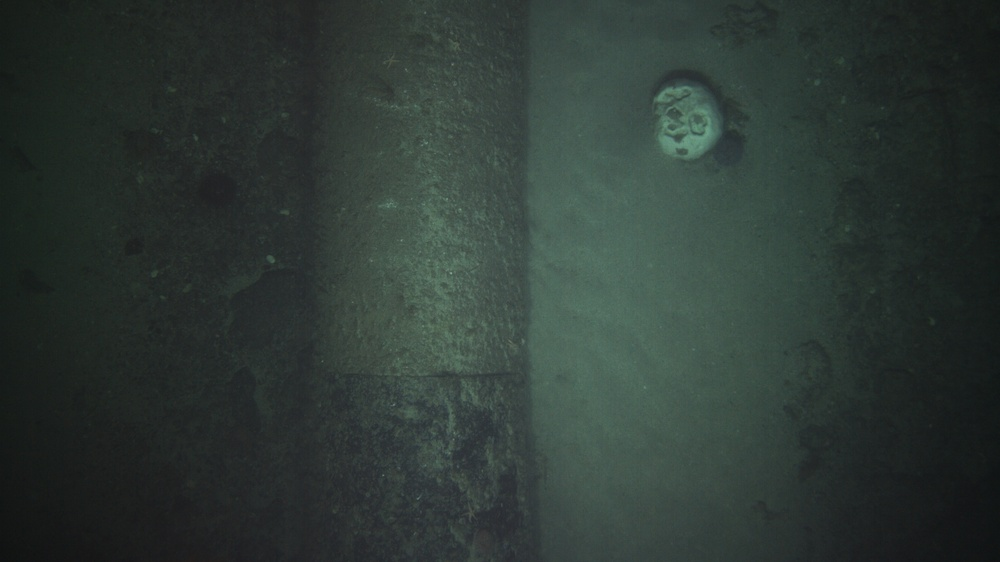
#> input picture ComputerVision/OpenCV/ImageStitching1.jpg, 1000 x 562 px, shrunk from 4096 x 2304 before the run
$ jupyter execute --allow-errors 'Image Stitching.ipynb'
#> lines starting #> are read from the running program, lines starting #| are printed output that depends on the picture; after the words box and inside, x2 and y2 are one past the last pixel; in counts of white or black regions, pixels touching at a corner belong together
Incomplete notes on stitching multiple images together using OpenCV. In this case we try pipeline inspection images (although the tested algorithm doesn't seem to work here).

References:
* https://www.pyimagesearch.com/2016/01/11/opencv-panorama-stitching/
* https://www.thesisscientist.com/docs/Others/e61da563-6879-47ff-9471-5c216aee7f0e
* https://people.cs.umass.edu/~elm/Teaching/Docs/Image%20Align%20Szel.pdf

[cell 1]
import numpy as np
import imutils
import cv2
from matplotlib import pyplot as plt

class Stitcher:
	def __init__(self):
		# determine if we are using OpenCV v3.X
		self.isv3 = imutils.is_cv3()

	def stitch(self, images, ratio=0.75, reprojThresh=4.0,
		showMatches=False):
		# unpack the images, then detect keypoints and extract
		# local invariant descriptors from them
		(imageB, imageA) = images
		(kpsA, featuresA) = self.detectAndDescribe(imageA)
		(kpsB, featuresB) = self.detectAndDescribe(imageB)

		# match features between the two images
		M = self.matchKeypoints(kpsA, kpsB,
			featuresA, featuresB, ratio, reprojThresh)

		# if the match is None, then there aren't enough matched
		# keypoints to create a panorama
		if M is None:
			return None

		# otherwise, apply a perspective warp to stitch the images
		# together
		(matches, H, status) = M
		result_width = imageA.shape[1] # imageA.shape[1] + imageB.shape[1]
		result_height = imageA.shape[0] + imageB.shape[0] #imageA.shape[0]
		result = cv2.warpPerspective(imageA, H,
			(result_width, result_height))
		result[0:imageB.shape[0], 0:imageB.shape[1]] = imageB

		# check to see if the keypoint matches should be visualized
		if showMatches:
			vis = self.drawMatches(imageA, imageB, kpsA, kpsB, matches,
				status)

			# return a tuple of the stitched image and the
			# visualization
			return (result, vis)

		# return the stitched image
		return result

	def detectAndDescribe(self, image):
		# convert the image to grayscale
		gray = cv2.cvtColor(image, cv2.COLOR_BGR2GRAY)

		# check to see if we are using OpenCV 3.X
		if self.isv3:
			# detect and extract features from the image
			descriptor = cv2.xfeatures2d.SIFT_create()
			(kps, features) = descriptor.detectAndCompute(image, None)

		# otherwise, we are using OpenCV 2.4.X
		else:
			# detect keypoints in the image
			detector = cv2.FeatureDetector_create("SIFT")
			kps = detector.detect(gray)

			# extract features from the image
			extractor = cv2.DescriptorExtractor_create("SIFT")
			(kps, features) = extractor.compute(gray, kps)

		# convert the keypoints from KeyPoint objects to NumPy
		# arrays
		kps = np.float32([kp.pt for kp in kps])

		# return a tuple of keypoints and features
		return (kps, features)

	def matchKeypoints(self, kpsA, kpsB, featuresA, featuresB,
		ratio, reprojThresh):
		# compute the raw matches and initialize the list of actual
		# matches
		matcher = cv2.DescriptorMatcher_create("BruteForce")
		rawMatches = matcher.knnMatch(featuresA, featuresB, 2)
		matches = []

		# loop over the raw matches
		for m in rawMatches:
			# ensure the distance is within a certain ratio of each
			# other (i.e. Lowe's ratio test)
			if len(m) == 2 and m[0].distance < m[1].distance * ratio:
				matches.append((m[0].trainIdx, m[0].queryIdx))

		# computing a homography requires at least 4 matches
		if len(matches) > 4:
			# construct the two sets of points
			ptsA = np.float32([kpsA[i] for (_, i) in matches])
			ptsB = np.float32([kpsB[i] for (i, _) in matches])

			# compute the homography between the two sets of points
			(H, status) = cv2.findHomography(ptsA, ptsB, cv2.RANSAC,
				reprojThresh)

			# return the matches along with the homograpy matrix
			# and status of each matched point
			return (matches, H, status)

		# otherwise, no homograpy could be computed
		return None

	def drawMatches(self, imageA, imageB, kpsA, kpsB, matches, status):
		# initialize the output visualization image
		(hA, wA) = imageA.shape[:2]
		(hB, wB) = imageB.shape[:2]
		vis = np.zeros((max(hA, hB), wA + wB, 3), dtype="uint8")
		vis[0:hA, 0:wA] = imageA
		vis[0:hB, wA:] = imageB

		# loop over the matches
		for ((trainIdx, queryIdx), s) in zip(matches, status):
			# only process the match if the keypoint was successfully
			# matched
			if s == 1:
				# draw the match
				ptA = (int(kpsA[queryIdx][0]), int(kpsA[queryIdx][1]))
				ptB = (int(kpsB[trainIdx][0]) + wA, int(kpsB[trainIdx][1]))
				cv2.line(vis, ptA, ptB, (0, 255, 0), 1)

		# return the visualization
		return vis

#> (a cell that did not finish here is left out)

[cell 3]
file1 = "ImageStitching1.jpg"
file2 = "ImageStitching2.jpg"

# load the two images
image1 = cv2.imread(file1)
#> image1 is the input picture: shape (562, 1000, 3); mean B, G, R 52.9, 57.4, 46.4
image2 = cv2.imread(file2)
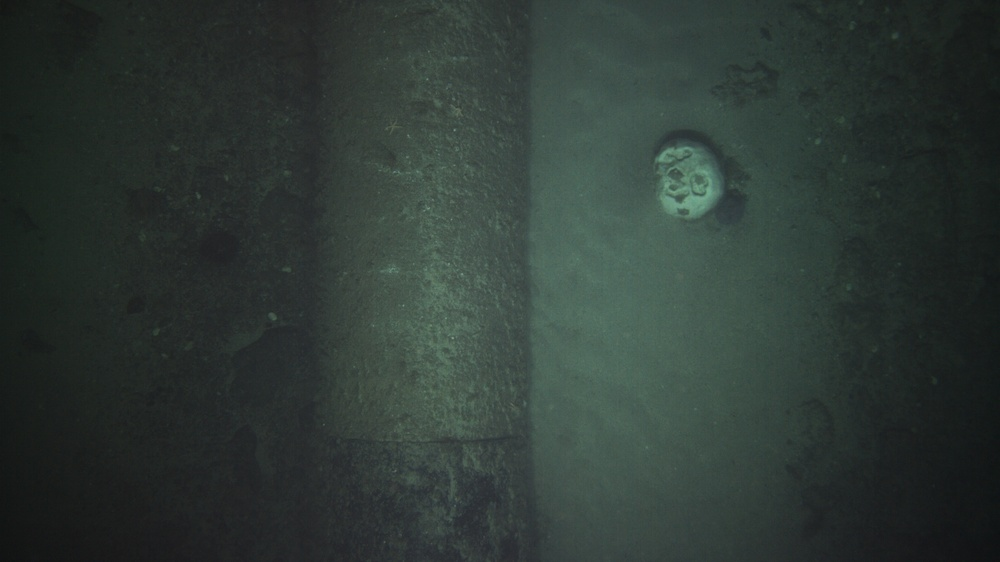
#> input picture ComputerVision/OpenCV/ImageStitching2.jpg, 1000 x 562 px, shrunk from 4096 x 2304 before the run
#> image2 is the input picture: shape (562, 1000, 3); mean B, G, R 53.2, 57.7, 46.8
# resize them to have a width of 400 pixels (for faster processing)
#image1 = imutils.resize(imageA, width=400)
#image2 = imutils.resize(imageB, width=400)

[cell 4]
image1_rgb = cv2.cvtColor(image1, cv2.COLOR_BGR2RGB)
image2_rgb = cv2.cvtColor(image2, cv2.COLOR_BGR2RGB)

plt.imshow(image1_rgb)
plt.show()
plt.imshow(image2_rgb)
plt.show()

[cell 5]
def plot_histogram(image, title=None):
    color = ('b','g','r')
    for i,col in enumerate(color):
        histr = cv2.calcHist([image],[i],None,[256],[0,256])
        plt.plot(histr,color = col)
        plt.xlim([0,256])
    if title is not None:
        plt.title(title)
    plt.show()

plot_histogram(image1, "Histogram for image1")
#> in plot_histogram, `plt.show()`:
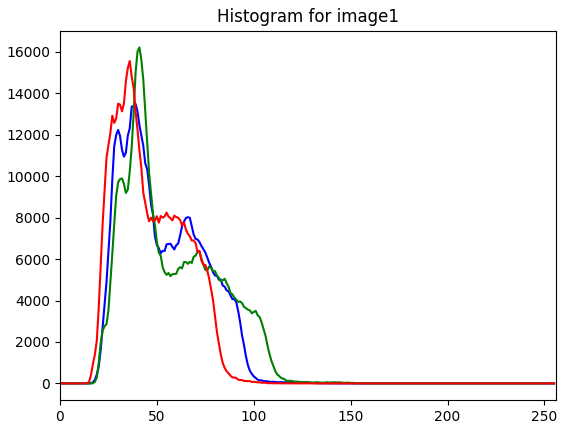
#> figure drawn by matplotlib, 1 panel; curve peaks at x = 39, y = 13487; curve peaks at x = 41, y = 16213; curve peaks at x = 36, y = 15558
plot_histogram(image2, "Histogram for image2")
#> call 2 of plot_histogram, with title = 'Histogram for image2'
#> in plot_histogram (call 2), `plt.show()`:
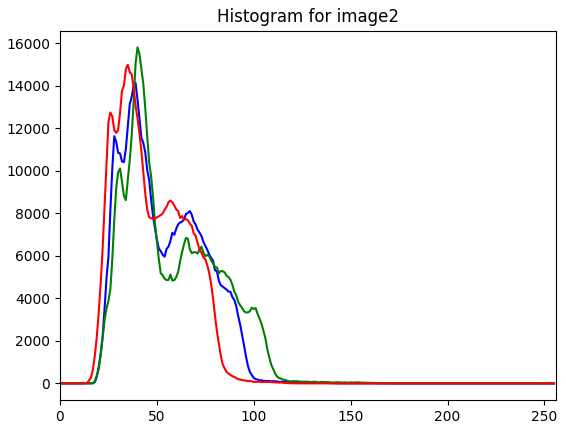
#> figure drawn by matplotlib, 1 panel; curve peaks at x = 39, y = 14136; curve peaks at x = 40, y = 15809; curve peaks at x = 35, y = 14991

#> (a cell that did not finish here is left out)

#> (a cell that did not finish here is left out)

[cell 8]
# stitch the images together to create a panorama
stitcher = Stitcher()
(result, vis) = stitcher.stitch([image1, image2], showMatches=True)
#> in detectAndDescribe, `kps = detector.detect(gray)`: kps = 48 keypoints; strongest (x, y, size): (692, 189, 39.2), (662, 158, 6.1), (696, 194, 3), (702, 194, 3.2)
#> in detectAndDescribe, `kps = np.float32([kp.pt for kp in kps])`: kps = 48 pairs, first value 198.5 to 817.6, second value 58.02 to 350.3
#> in stitch, `(kpsA, featuresA) = self.detectAndDescribe(imageA)`: kpsA has the same summary as kps in detectAndDescribe
#> in detectAndDescribe (call 2), `kps = detector.detect(gray)`: kps = 44 keypoints; strongest (x, y, size): (678, 138, 5.8), (690, 130, 39.4), (694, 133, 2.9), (661, 97, 6.1)
#> in stitch, `(kpsB, featuresB) = self.detectAndDescribe(imageB)`: kpsB = 44 pairs, first value 195.9 to 728.3, second value 32.78 to 421.4
#> in matchKeypoints, `rawMatches = matcher.knnMatch(featuresA, featuresB, 2)`: rawMatches = 48 matches
#> the loop in matchKeypoints, `for m in rawMatches: # ensure the distance is within a certain ratio o..` made 48 passes
#> after the loop in matchKeypoints, `for m in rawMatches:`: matches = 27 pairs, first value 0 to 43, second value 0 to 45
#> in matchKeypoints, `ptsA = np.float32([kpsA[i] for (_, i) in matches])`: ptsA = 27 pairs, first value 198.5 to 729.6, second value 98.8 to 350.3
#> in matchKeypoints, `ptsB = np.float32([kpsB[i] for (i, _) in matches])`: ptsB = 27 pairs, first value 195.9 to 728.3, second value 32.78 to 285
#> in matchKeypoints, `(H, status) = cv2.findHomography(ptsA, ptsB, cv2.RANSAC, reprojThresh)`: H = [[1.02, 0.0208, -8.9], [-0.0019, 1.02, -62.2], [1.21e-05, 1.31e-05, 1]]; status = 27 values, max 1 at index 0, min 0 at index 2, mean 0.815
#> in stitch, `result = cv2.warpPerspective(imageA, H, (result_width, result_height))`:
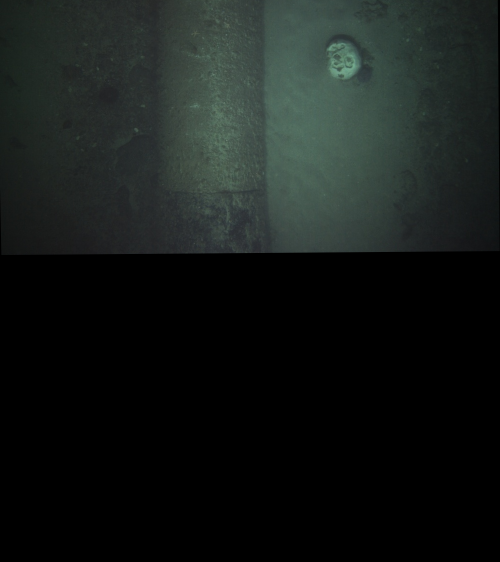
#> result: shape (1124, 1000, 3) (shown at 1/2 size); mean B, G, R 24.3, 26.3, 21.4
#> in stitch, `result[0:imageB.shape[0], 0:imageB.shape[1]] = imageB`:
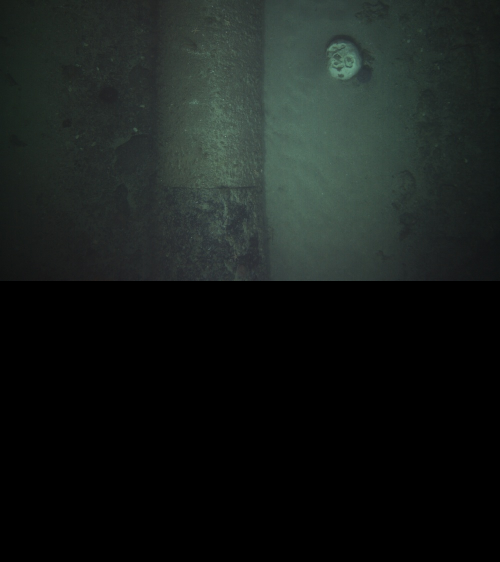
#> result: shape (1124, 1000, 3) (shown at 1/2 size); mean B, G, R 26.5, 28.7, 23.2
#> in drawMatches, `vis[0:hA, 0:wA] = imageA`:
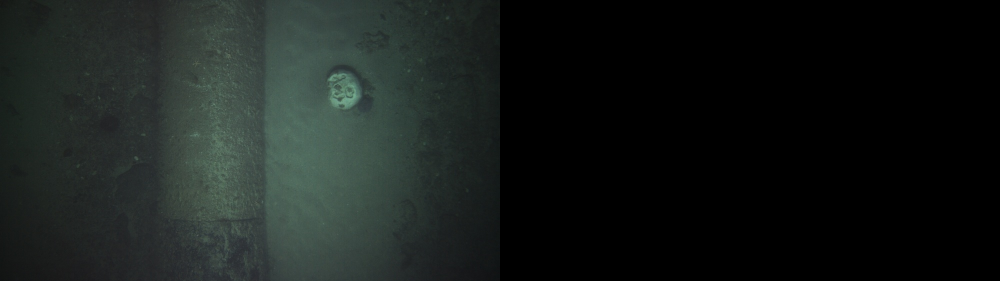
#> vis: shape (562, 2000, 3) (shown at 1/2 size); mean B, G, R 26.6, 28.8, 23.4
#> in drawMatches, `vis[0:hB, wA:] = imageB`:
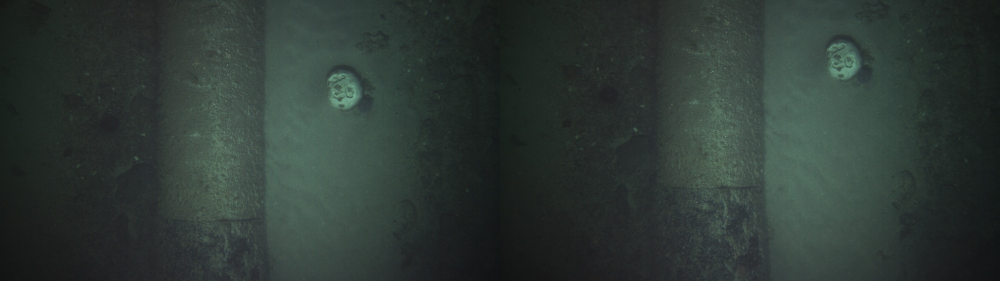
#> vis: shape (562, 2000, 3) (shown at 1/2 size); mean B, G, R 53.1, 57.5, 46.6
#> the loop in drawMatches, `for ((trainIdx, queryIdx), s) in zip(matches, status):` made 27 passes
#> (trainIdx, queryIdx, s, ptA, ptB) on passes 1, 2, 6, 7, 8, 9, 10, 11, 12, 13, 14, 15: (0, 0, [1], (198, 196), (1195, 137)), (3, 1, [1], (272, 316), (1270, 259)), (16, 9, [1], (661, 157), (1660, 97)), (21, 12, [1], (669, 160), (1668, 99)), (19, 13, [1], (670, 204), (1668, 144)), (22, 21, [1], (672, 187), (1671, 127)), (27, 23, [1], (679, 150), (1678, 90)), (28, 24, [1], (680, 160), (1679, 99)), (29, 26, [1], (681, 205), (1679, 145)), (31, 27, [1], (683, 211), (1682, 151)), (30, 28, [1], (683, 183), (1682, 123)), (32, 30, [1], (686, 147), (1685, 87))
#> (trainIdx, queryIdx, s) on passes 3, 4, 5, 16, 26: (8, 2, [0]), (9, 3, [0]), (10, 5, [0]), (21, 31, [0]), (43, 44, [0])
#> after the loop in drawMatches, `for ((trainIdx, queryIdx), s) in zip(matches, status):`:
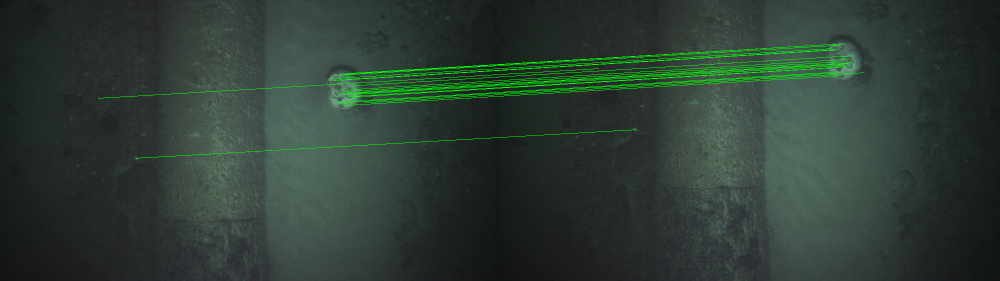
#> vis: shape (562, 2000, 3) (shown at 1/2 size); 1.7% of pixels changed, all inside (x1, y1, x2, y2) = (198, 87, 1729, 317)

[cell 9]
# show the images
#cv2.imshow("Keypoint Matches", vis)
plt.imshow(cv2.cvtColor(vis, cv2.COLOR_BGR2RGB))
plt.title("Keypoint Matches")
plt.show()
plt.imshow(cv2.cvtColor(result, cv2.COLOR_BGR2RGB))
plt.title("Result")
plt.show()
#cv2.imshow("Result", result)
